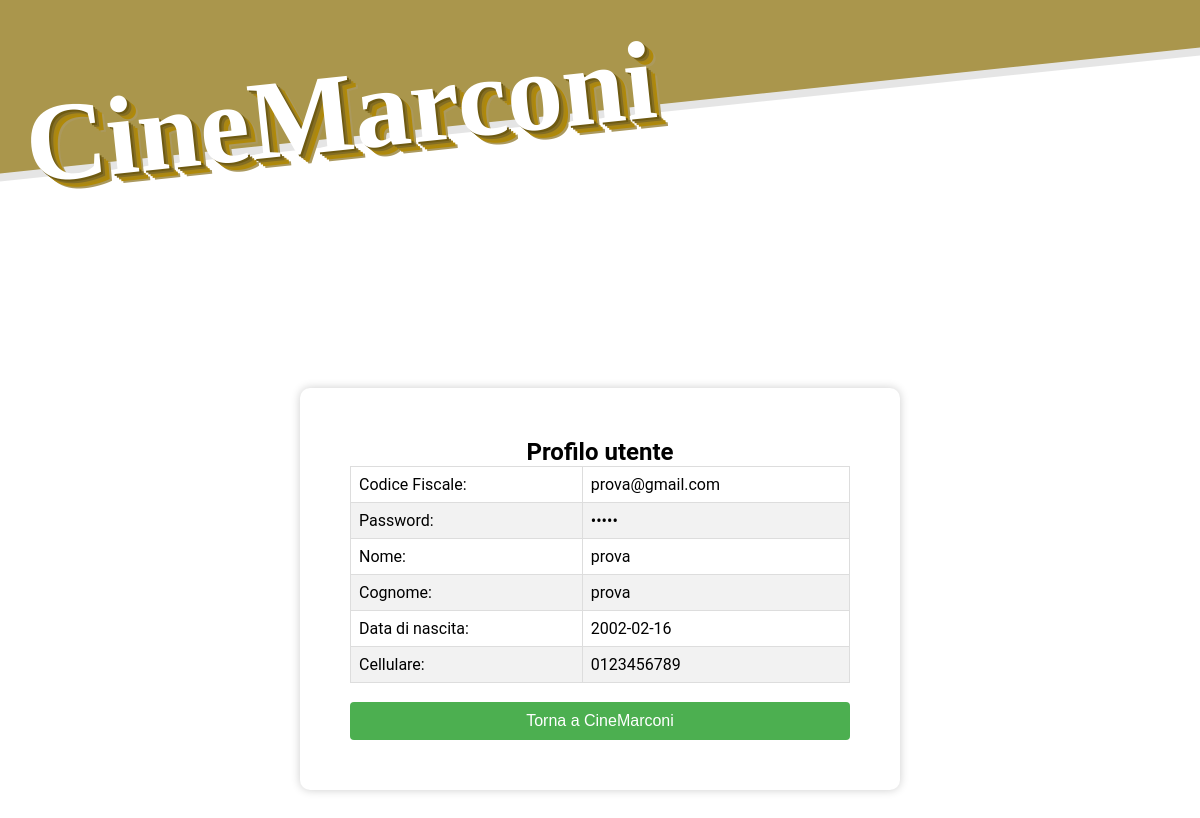
/scr/login/profiloUtente.php (signed in), run on the app's committed database.
### tables this page shows
CREATE TABLE `utenti` (
  `email` varchar(255) NOT NULL,
  `password` varchar(255) NOT NULL,
  `nome` varchar(255) NOT NULL,
  `cognome` varchar(255) NOT NULL,
  `data_nascita` date NOT NULL,
  `numero_telefono` char(10) NOT NULL,
  `ruolo` varchar(255) DEFAULT NULL
);

### scr/login/profiloUtente.php (the view, shortened to what this page needs)
<!DOCTYPE html>
<html lang="en">
<head>
    <link rel="stylesheet" href="css/style2.css">
    <link rel="stylesheet" href="https://use.fontawesome.com/releases/v5.7.2/css/all.css">
</head>
<body>
  <header>
    <div class="navbar-brand">
        <a href="../index.php">
            <h1 class="navbar-heading">CineMarconi</h1>
        </a>
    </div>
  </header>
  <?php
  if (!isset($email)) {
    if (isset($_SESSION['utente'])){
      include("../connection.php");
      $email = $_SESSION['utente'];
      $query = "SELECT *
                FROM Utenti
                WHERE email = '$email'";
      $result = mysqli_query($con, $query);
      if (mysqli_num_rows($result) == 1) {
        $row = mysqli_fetch_array($result, MYSQLI_ASSOC);
        $pwd = $row['password'];
        $nome = $row['nome'];
        $cognome = $row['cognome'];
        $data_nascita = $row['data_nascita'];
        $numero_telefono = $row['numero_telefono'];
        echo "<center><br><br>
              <div class='container'>
                <h2>Profilo utente</h2>";
      }
    }
  }
  echo ("<table>
          <tr><td>Codice Fiscale:</td><td>" . $email . "</td></tr>
          <tr><td>Password:</td><td>" . str_repeat("•", strlen($pwd)) . "</td></tr>
          <tr><td>Nome:</td><td>" . $nome . "</td></tr>
          <tr><td>Cognome:</td><td>" . $cognome . "</td></tr>
          <tr><td>Data di nascita:</td><td>" . $data_nascita . "</td></tr>
          <tr><td>Cellulare:</td><td>" . $numero_telefono . "</td></tr>
        </table><br>
        ");
  if (isset($check)){
    echo ("<form action='login.php'><input type='submit' class='primary-btn' value='Torna al login'></form>
            </div>");
  } else {
    echo ("<form action='../index.php'><input type='submit' class='primary-btn' value='Torna a CineMarconi'></form>
            </div>");
  }
  ?>
</body>
</html>

### scr/login/css/style2.css (style rules this page uses)
* { margin: 0; padding: 0; }
body { font-family: 'Roboto', sans-serif; }
.navbar-brand { height: 20em; overflow: hidden; }
.navbar-brand:before { content: ""; display: block; position: relative; top: -195%; left: -25%; height: 219%; width: 200%; background: #aa964c; box-shadow: 0px 8px 0px rgba(0, 0, 0, 0.1); transform: rotateZ(-6deg) skew(-6deg); }
.navbar-brand .navbar-heading { position: absolute; top: 4vmax; left: 2vmax; padding: 0; margin: 0; color: #fff; font-size: 7em; font-family: "Lobster", cursive; transform: rotateZ(-6deg); text-shadow: 2px 2px 0px #6e5a11, 4px 4px 0px #836d24, 6px 6px 0px #a88616, 8px 8px 0px #b08909, 10px 10px 0px #ab995e; }
.container { margin: 0 auto; max-width: 500px; padding: 50px; background-color: #fff; border-radius: 10px; box-shadow: 0px 0px 10px rgba(0, 0, 0, 0.2); margin-top: 30px; margin-bottom: 30px; }
h1 { font-weight: bold; font-size: 24px; text-align: center; margin-bottom: 20px; }
table { border-collapse: collapse; width: 100%; }
table td { border: 1px solid #ddd; padding: 8px; }
table tr:nth-child(even) { background-color: #f2f2f2; }
.primary-btn { background-color: #4CAF50; border: none; color: white; padding: 10px 20px; text-align: center; text-decoration: none; display: inline-block; font-size: 16px; width: 100%; padding: 10px; border-radius: 4px; cursor: pointer; }

### data on the page
utenti: password "•••••", nome "prova", cognome "prova", data_nascita "2002-02-16", numero_telefono "0123456789"

### other printed values
$email "prova@gmail.com"
